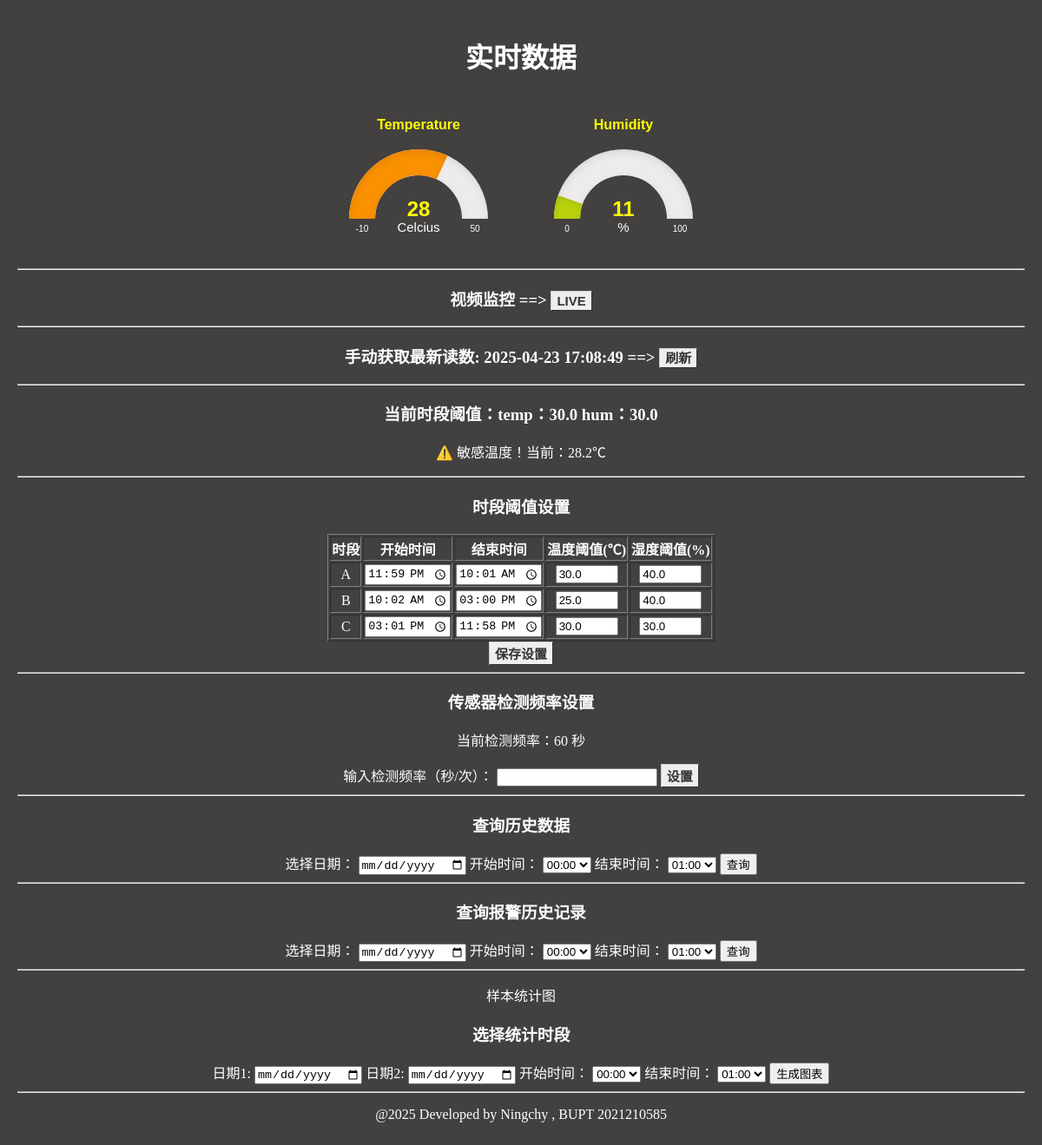
The page / on the database its author committed.
### tables this page shows
CREATE TABLE DHT_data (timestamp DATETIME,  temp NUMERIC, hum NUMERIC);

CREATE TABLE thresholds
        (period TEXT PRIMARY KEY,
        start_time TEXT NOT NULL,
        end_time TEXT NOT NULL,
        temp_threshold REAL NOT NULL,
        hum_threshold REAL NOT NULL);

### camWebServer/appDhtCam.py (the view)
@app.route("/")
def index():
    time, temp, hum = getLastData()
    sampleFreq = getLastFreq()
    current_th = get_current_threshold()
    thresholds = getThresholds()
    selected_date1 = session.get('selected_date1', None)
    selected_date2 = session.get('selected_date2', None)
    selected_date2_1 = session.get('selected_date2_1', None) #数据统计图 第二日期
    selected_date3 = session.get('selected_date3', None)
    templateData = {
        'time': time,
        'temp': temp,
        'hum': hum,
        'sampleFreq' : sampleFreq,
        'current_th': current_th,
        'thresholds': thresholds,
        'selected_date1': selected_date1,
        'selected_date2': selected_date2,
        'selected_date2_1': selected_date2_1,
        'selected_date3': selected_date3
    }
    return render_template('index.html', **templateData)

### camWebServer/appDhtCam.py (called while the page is built)
def get_db():
    if 'db' not in g:
        g.db = sqlite3.connect('../sensorsData.db')
    return g.db

def getLastData():
    db = get_db()
    curs = db.cursor()
    curs.execute("SELECT * FROM DHT_data ORDER BY timestamp DESC LIMIT 1")
    row = curs.fetchone()
    if row:
        time, temp, hum = str(row[0]), row[1], row[2]
        return time, temp, hum
    return None, None, None

def getLastFreq():
    db = get_db()
    curs = db.cursor()
    curs.execute("SELECT * FROM Sample_freq ORDER BY timestamp DESC LIMIT 1")
    row = curs.fetchone()
    if row:
        freq = row[1]
        return freq
    return None

def getThresholds():
    db = get_db()
    curs = db.cursor()
    curs.execute("SELECT * FROM thresholds ORDER BY period")
    return curs.fetchall()

def get_current_threshold():
    current_time = datetime.now().strftime("%H:%M")
    db = get_db()
    curs = db.cursor()
    curs.execute('''SELECT * FROM thresholds
        WHERE start_time <= ? AND end_time >= ?
        ORDER BY period LIMIT 1''', (current_time, current_time))
    return curs.fetchone()

### camWebServer/templates/index.html (shortened to what this page needs)
<!doctype html>
<html>
<head>
    <link rel="stylesheet" href='../static/style.css'/>
</head>
<body>
	<h1>实时数据 </h1>
    <div id="g1" class="gauge"></div>
    <div id="g2" class="gauge"></div>
    <hr>
	<h3> 视频监控 ==> <a href="/camera" class="button">LIVE</a></h3>
	<hr>
	<h3> 手动获取最新读数: {{ time }} ==> <a href="/"class="button">刷新</a></h3>
	<hr>
    <div id="alerts"  >
    <h3>当前时段阈值：temp：{{current_th[3]}} hum：{{current_th[4]}}</h3>
    <p id="temp_alert"></p>
    </div>
	<hr>
    <h3>时段阈值设置</h3>
    <form method="post" action="/set_thresholds" onsubmit="return validateThresholds()">
    <table border="1" style="margin:auto;">
        <tr>
            <th>时段</th><th>开始时间</th><th>结束时间</th>
            <th>温度阈值(℃)</th><th>湿度阈值(%)</th>
        </tr>
        {% for period in thresholds %}
        <tr>
            <td>{{ period[0] }}</td>
            <td><input type="time" name="{{ period[0] }}_start"
                     value="{{ period[1] }}" required></td>
            <td><input type="time" name="{{ period[0] }}_end"
                     value="{{ period[2] }}" required></td>
            <td><input type="number" step="0.1" name="{{ period[0] }}_temp"
                     min="0" max="50" value="{{ period[3] }}" required></td>
            <td><input type="number" step="0.1" name="{{ period[0] }}_hum"
                     min="10" max="80" value="{{ period[4] }}" required></td>
        </tr>
        {% endfor %}
    </table>
    <input type="submit" value="保存设置" class="button">
    </form>
	<hr>
    <h3> 传感器检测频率设置 </h3>
    <p> 当前检测频率：{{ sampleFreq }} 秒 </p>
    <form method="POST" action="/set_frequency">
    <label for="frequency">输入检测频率（秒/次）：</label>
    <input type="number" id="frequency" name="frequency" min="1" required>
    <input type="submit" class="button" value="设置">
    </form>
	<hr>
	<h3> 查询历史数据 </h3>
		<form method="POST" action="/query_history" onsubmit="return validateTime()">
			{% from "_macros.html" import time_selectors %}
			{{ time_selectors(selected_date=selected_date1) }}
			<button type="submit">查询</button>
		</form>
		<hr>
	<h3> 查询报警历史记录 </h3>
	<form method="POST" action="/query_alarm_history" onsubmit="return validateTime()">
	    {% from "_macros.html" import time_selectors %}
	    {{ time_selectors(selected_date=selected_date3) }}
	    <button type="submit">查询</button>
	</form>
		<hr>
		<p>样本统计图</p>
		<h3> 选择统计时段 </h3>
		<form method="POST" action="/select_graph" onsubmit="return validateTime()">
			{% from "_macros.html" import time_selectors2 %}
			{{ time_selectors2(selected_date1=selected_date2,selected_date2=selected_date2_1) }}
			<button type="submit">生成图表</button>
		</form>
		<hr>
	<p> @2025 Developed by Ningchy , BUPT 2021210585 </p>
</body>
</html>

### camWebServer/templates/_macros.html
{% macro time_selectors(selected_date='',start_time='00:00', end_time='01:00') %}
    <label for="date">选择日期：</label>
    <input type="date" id="date" name="date" value="{{ selected_date }}" required>
    <label for="start_time">开始时间：</label>
    <select id="start_time" name="start_time" required>
        {% for hour in range(24) %}
            <option value="{{ '%02d:00' % hour }}" {% if '%02d:00' % hour == start_time %}selected{% endif %}>
                {{ '%02d:00' % hour }}
            </option>
        {% endfor %}
    </select>
    <label for="end_time">结束时间：</label>
    <select id="end_time" name="end_time" required>
        {% for hour in range(1, 25) %}
            <option value="{{ '%02d:00' % (hour % 24) }}" {% if '%02d:00' % (hour % 24) == end_time %}selected{% endif %}>
                {{ '%02d:00' % (hour % 24) }}
            </option>
        {% endfor %}
    </select>
{% endmacro %}
{% macro time_selectors2(selected_date1='',selected_date2='',start_time='00:00', end_time='01:00') %}
    <label for="date">日期1:</label>
    <input type="date" id="date" name="date" value="{{ selected_date1 }}" required>
    <label for="date">日期2:</label>
    <input type="date" id="date" name="date2" value="{{ selected_date2 }}" required>
    <label for="start_time">开始时间：</label>
    <select id="start_time" name="start_time" required>
        {% for hour in range(24) %}
            <option value="{{ '%02d:00' % hour }}" {% if '%02d:00' % hour == start_time %}selected{% endif %}>
                {{ '%02d:00' % hour }}
            </option>
        {% endfor %}
    </select>
    <label for="end_time">结束时间：</label>
    <select id="end_time" name="end_time" required>
        {% for hour in range(1, 25) %}
            <option value="{{ '%02d:00' % (hour % 24) }}" {% if '%02d:00' % (hour % 24) == end_time %}selected{% endif %}>
                {{ '%02d:00' % (hour % 24) }}
            </option>
        {% endfor %}
    </select>
{% endmacro %}

### camWebServer/static/style.css (style rules this page uses)
body { background: rgb(67, 64, 64); color: white; padding:1% }
.button { font: bold 15px Arial; text-decoration: none; background-color: #EEEEEE; color: #333333; padding: 2px 6px; border: 1px solid #CCCCCC; border-right: 1px solid #333333; border-bottom: 1px solid #333333; }

### camWebServer/templates/index.html (style rules this page uses)
body { text-align: center; }
#g1, #g2 { width: 200px; height: 160px; display: inline-block; margin: 1em; }

### rows shown on the page
DHT_data: timestamp "2025-04-23 17:08:49"
thresholds: temp_threshold "30.0", hum_threshold "30.0", period "C", start_time "15:01", end_time "23:58"
thresholds: period "A", start_time "23:59", end_time "10:01", temp_threshold "30.0", hum_threshold "40.0"
thresholds: period "B", start_time "10:02", end_time "15:00", temp_threshold "25.0", hum_threshold "40.0"

### other values the page prints
{{ sampleFreq }} "60"
form field start_time "00:00 00:00"
form field end_time "01:00 01:00"
form field start_time "00:00"
form field end_time "01:00"
